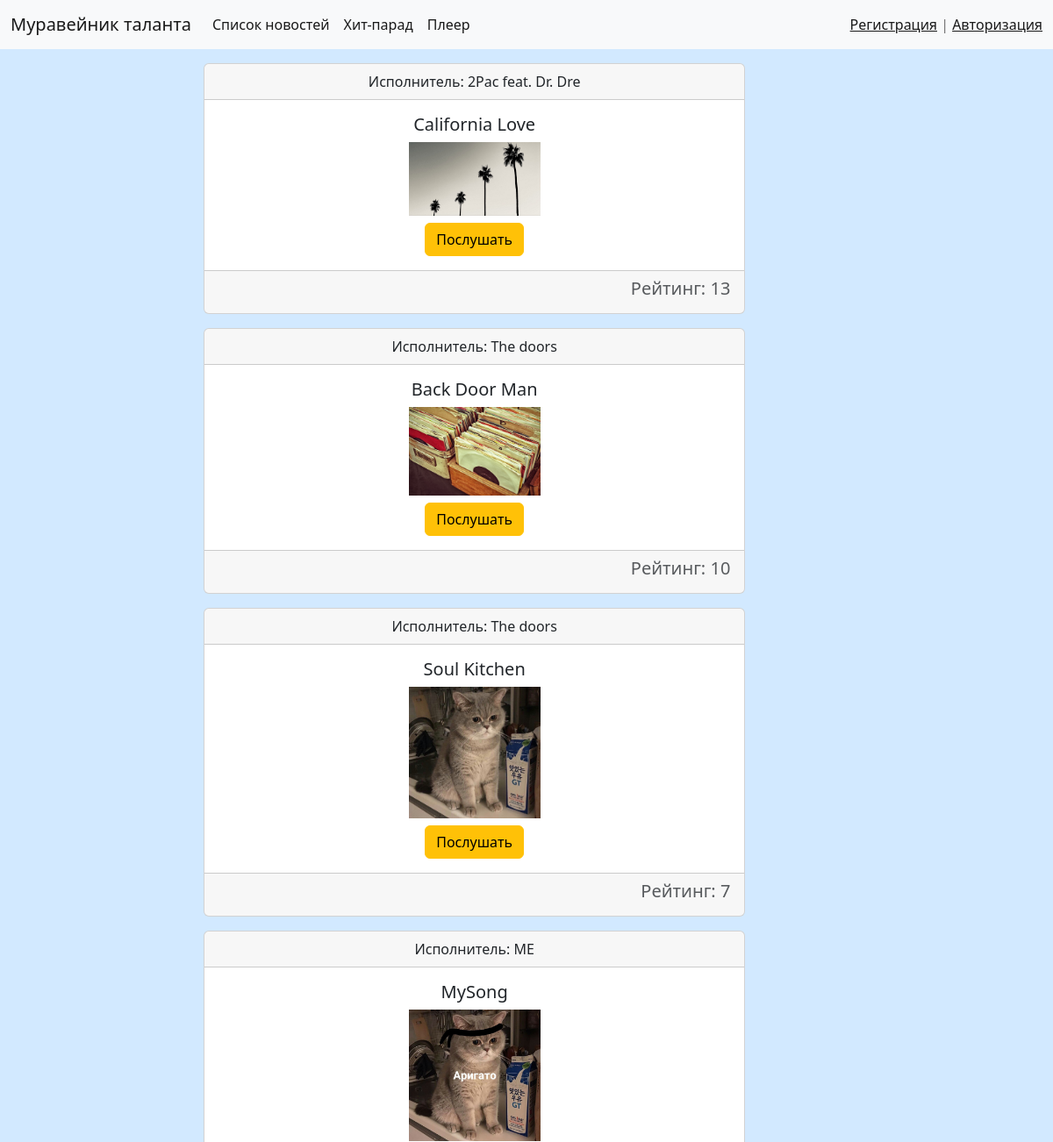
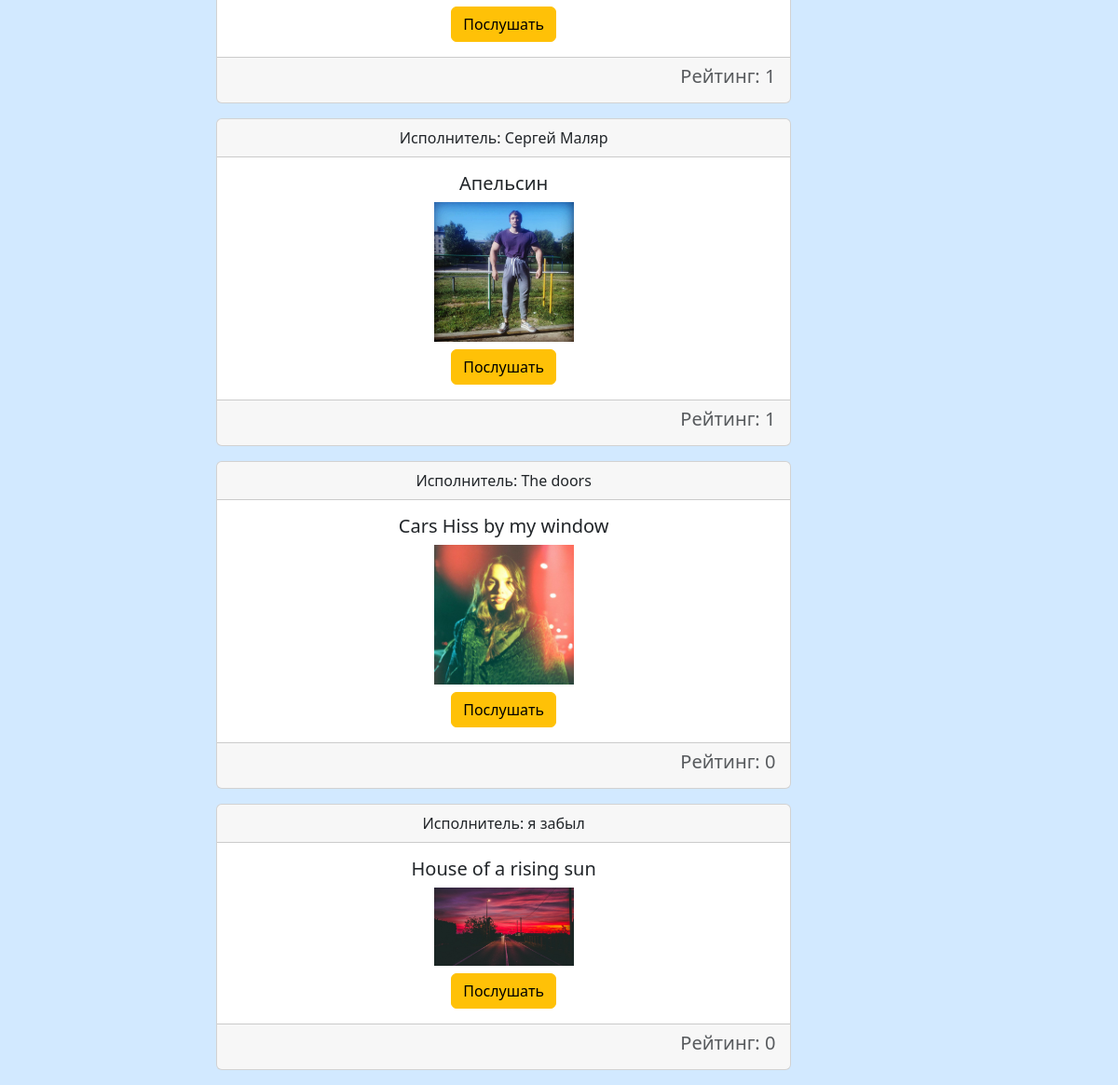
Screenshot of /chart/ with the database file from the repository (2 pictures, top to bottom).
### news/models.py (models this page shows, shortened)
class Song(models.Model):
    title= models.TextField()
    artist= models.TextField()
    image= models.ImageField(blank=True)
    rating = models.IntegerField(default=0)
    audio_file = models.FileField(upload_to='songs/',blank=True,null=True)
    review = models.ForeignKey('Review', on_delete=models.PROTECT,blank=True, null=True, verbose_name='Обзор')
    paginate_by = 2
    class Meta:
        verbose_name = 'Песня'
        verbose_name_plural = 'Песни'
        ordering = ['-rating',]
    def get_absolute_url(self):
        return reverse('view_song', kwargs={"pk": self.pk})

### news/views.py (the view)
# urls.py: path('chart/', chart, name='chart'),
def chart(request):
    songs = Song.objects.all()
    context ={
        'songs': songs
    }
    return render(request, "news/chart.html", context)

### news/templates/news/chart.html (shortened to what this page needs)
{% extends 'base.html' %}
{% block content %}
{% for item in songs %}
<div class="card text-center col-md-8 mb-3">
    <div class="card-header">
        Исполнитель: {{ item.artist }}
    </div>
    <div class="card-body">
        <div class="media">
            <div class="media-body">
                <h5 class="card-title">{{ item.title }}</h5>
                <img src="{{ item.image.url }}" alt="" width="150" class="">
            </div>
            <a href="{{item.get_absolute_url}}" class="btn btn-warning mt-2">Послушать</a>
        </div>
    </div>
    <div class="card-footer text-end text-muted">
        <h5>Рейтинг: {{ item.rating }}</h5>
    </div>
</div>
{% endfor %}
{% endblock %}

### myproject/static/css/style.css (style rules this page uses)
body { background-color: rgb(210, 233, 255); }
a { color:rgb(0, 0, 0); }

### rows the page displays
Song: artist "2Pac feat. Dr. Dre", title "California Love", image (picture), rating "13"
Song: artist "The doors", title "Back Door Man", image (picture), rating "10"
Song: artist "The doors", title "Soul Kitchen", image (picture), rating "7"
Song: artist "ME", title "MySong", image (picture), rating "1"
Song: artist "Сергей Маляр", title "Апельсин", image (picture), rating "1"
Song: artist "The doors", title "Cars Hiss by my window", image (picture), rating "0"
Song: artist "я забыл", title "House of a rising sun", image (picture), rating "0"
